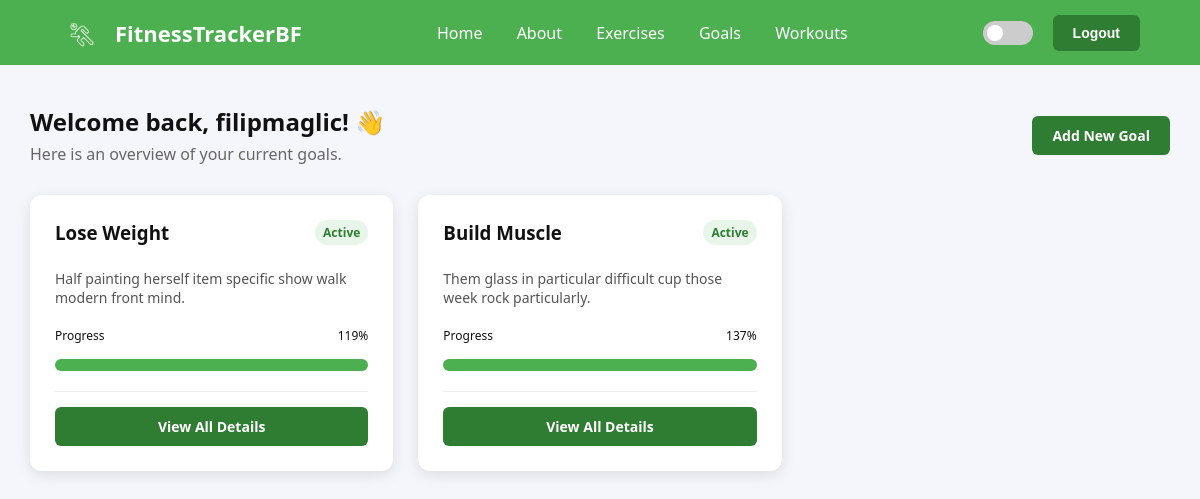
/ (signed in), run on the app's committed database.
### tracker/models.py (models this page shows, shortened)
class FitnessGoal(models.Model):
    user = models.ForeignKey(User, on_delete=models.CASCADE)
    title = models.CharField(max_length=100)
    description = models.TextField()
    target_weight = models.FloatField()
    current_weight = models.FloatField()
    deadline = models.DateField()
    def progress(self):
        if self.target_weight == 0:
            return 0
        return int((self.current_weight / self.target_weight) * 100)

### tracker/views.py (the view)
# urls.py: path("", home, name="home"),
def home(request):
    goals = []
    if request.user.is_authenticated:
        goals = FitnessGoal.objects.filter(user=request.user)
    return render(request, "home.html", {"goals": goals})

### tracker/templates/home.html (shortened to what this page needs)
{% extends "base.html" %}
{% block content %}
{% if not user.is_authenticated %}
    <section class="hero">
        <h1>FitnessTrackerBF</h1>
        <h2>Build Your Future. Fit Your Body.</h2>
        <p>The simplest way to track workouts, exercises and goals.</p>
        <div class="hero-buttons" style="margin-top: 20px;">
            <a href="{% url 'register' %}" class="btn">Get Started</a>
            <a href="{% url 'login' %}" class="btn-secondary">Login</a>
        </div>
    </section>
    <section class="features">
        <div class="card">
            <h3>🏋️ Workouts</h3>
            <p>Create and log your training sessions precisely.</p>
        </div>
        <div class="card">
            <h3>📈 Goals</h3>
            <p>Set targets and track your progress visually.</p>
        </div>
        <div class="card">
            <h3>🔥 Exercises</h3>
            <p>Browse a library of exercises with helpful images.</p>
        </div>
    </section>
{% else %}
    <div style="display: flex; justify-content: space-between; align-items: center; margin-bottom: 30px;">
        <div>
            <h2 style="margin: 0;">Welcome back, {{ user.username }}! 👋</h2>
            <p style="color: #666; margin: 5px 0 0 0;">Here is an overview of your current goals.</p>
        </div>
        <a href="{% url 'goal_add' %}" class="btn">Add New Goal</a>
    </div>
    <div class="card-grid">
        {% for g in goals %}
        <div class="card">
            <div style="display: flex; justify-content: space-between; align-items: flex-start;">
                <h3 style="margin: 0 0 10px 0;">{{ g.title }}</h3>
                <span style="font-size: 12px; background: #e8f5e9; color: #2e7d32; padding: 4px 8px; border-radius: 20px; font-weight: bold;">
                    Active
                </span>
            </div>
            <p style="font-size: 14px; color: #555;">{{ g.description|truncatechars:80 }}</p>
            <div style="margin-top: 20px;">
                <div style="display: flex; justify-content: space-between; font-size: 12px; margin-bottom: 5px;">
                    <span>Progress</span>
                    <span>{{ g.progress }}%</span>
                </div>
                <div class="progress-container">
                    <div class="progress-bar" style="width:{{ g.progress }}%"></div>
                </div>
            </div>
            <div style="margin-top: 20px; border-top: 1px solid #eee; padding-top: 15px;">
                <a href="{% url 'goals' %}" class="btn" style="width: 100%; text-align: center;">View All Details</a>
            </div>
        </div>
        {% endfor %}
    </div>
{% endif %}
{% endblock %}

### static/style.css (style rules this page uses)
:root { --bg: #f4f6fb; --card: #ffffff; --text: #111; --accent: #4CAF50; --btn-green: #2f7d32; --btn-green-hover: #1b5e20; }
* { box-sizing: border-box; }
body { background: var(--bg); color: var(--text); font-family: 'Segoe UI', Tahoma, Geneva, Verdana, sans-serif; margin: 0; padding: 0; transition: background 0.3s ease, color 0.3s ease; min-height: 100vh; }
.btn, .btn-logout, .btn-primary, .auth-card button[type="submit"], .btn-add { padding: 10px 20px; background: var(--btn-green) !important; color: white !important; border: none; border-radius: 6px; text-decoration: none !important; font-weight: 600; cursor: pointer; font-size: 14px; display: inline-block; transition: background 0.2s; }
.card-grid { display: grid; grid-template-columns: repeat(auto-fill, minmax(300px, 1fr)); gap: 25px; margin-top: 20px; }
.card { background: var(--card); padding: 25px; border-radius: 12px; box-shadow: 0 4px 15px rgba(0,0,0,0.1); transition: transform 0.2s, box-shadow 0.2s; color: var(--text); }
.progress-container { background: #e0e0e0; border-radius: 10px; height: 12px; width: 100%; margin: 15px 0; overflow: hidden; }
.progress-bar { background: var(--accent); height: 100%; transition: width 0.5s ease-in-out; }

### data on the page
FitnessGoal: title "Lose Weight", description "Half painting herself item specific show walk modern front mind.", progress "119"
FitnessGoal: title "Build Muscle", description "Them glass in particular difficult cup those week rock particularly.", progress "137"

### other printed values
{{ user.username }} "filipmaglic"
